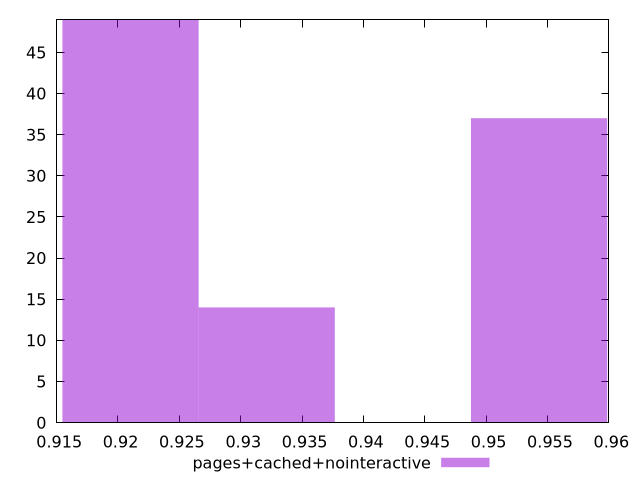

Reproduce this figure in gnuplot.
$_pagesCachedNointeractive <<EOF
0.9543115818566286 37
0.9210216429546532 49
0.9321182892553117 14
EOF
set key outside below
set terminal pngcairo
set output "report_00004_2020-11-02T20-21-41.718Z/first-contentful-paint/pages+cached+nointeractive//hist.png"
set yrange [0:49]
set boxwidth 0.011096646300658472
set style fill transparent solid 0.5 noborder
plot $_pagesCachedNointeractive title "pages+cached+nointeractive" with boxes ,
